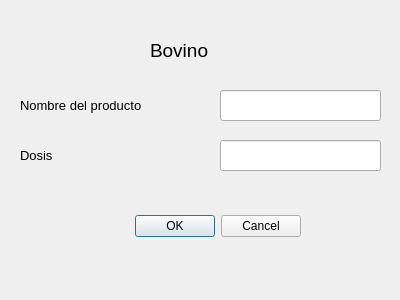
<?xml version="1.0" encoding="UTF-8"?>
<ui version="4.0">
 <class>Dialog</class>
 <widget class="QDialog" name="Dialog">
  <property name="geometry">
   <rect>
    <x>0</x>
    <y>0</y>
    <width>400</width>
    <height>300</height>
   </rect>
  </property>
  <property name="windowTitle">
   <string>Dialog</string>
  </property>
  <widget class="QDialogButtonBox" name="buttonBox">
   <property name="geometry">
    <rect>
     <x>100</x>
     <y>210</y>
     <width>201</width>
     <height>32</height>
    </rect>
   </property>
   <property name="orientation">
    <enum>Qt::Horizontal</enum>
   </property>
   <property name="standardButtons">
    <set>QDialogButtonBox::Cancel|QDialogButtonBox::Ok</set>
   </property>
  </widget>
  <widget class="QLabel" name="label">
   <property name="geometry">
    <rect>
     <x>150</x>
     <y>30</y>
     <width>201</width>
     <height>41</height>
    </rect>
   </property>
   <property name="font">
    <font>
     <pointsize>14</pointsize>
    </font>
   </property>
   <property name="text">
    <string>Bovino</string>
   </property>
  </widget>
  <widget class="QLabel" name="label_2">
   <property name="geometry">
    <rect>
     <x>20</x>
     <y>90</y>
     <width>161</width>
     <height>31</height>
    </rect>
   </property>
   <property name="font">
    <font>
     <pointsize>10</pointsize>
    </font>
   </property>
   <property name="text">
    <string>Nombre del producto</string>
   </property>
  </widget>
  <widget class="QLineEdit" name="lineEdit">
   <property name="geometry">
    <rect>
     <x>220</x>
     <y>90</y>
     <width>161</width>
     <height>31</height>
    </rect>
   </property>
   <property name="font">
    <font>
     <pointsize>10</pointsize>
    </font>
   </property>
  </widget>
  <widget class="QLabel" name="label_3">
   <property name="geometry">
    <rect>
     <x>20</x>
     <y>140</y>
     <width>161</width>
     <height>31</height>
    </rect>
   </property>
   <property name="font">
    <font>
     <pointsize>10</pointsize>
    </font>
   </property>
   <property name="text">
    <string>Dosis</string>
   </property>
  </widget>
  <widget class="QLineEdit" name="lineEdit_2">
   <property name="geometry">
    <rect>
     <x>220</x>
     <y>140</y>
     <width>161</width>
     <height>31</height>
    </rect>
   </property>
   <property name="font">
    <font>
     <pointsize>10</pointsize>
    </font>
   </property>
  </widget>
 </widget>
 <resources/>
 <connections>
  <connection>
   <sender>buttonBox</sender>
   <signal>accepted()</signal>
   <receiver>Dialog</receiver>
   <slot>accept()</slot>
   <hints>
    <hint type="sourcelabel">
     <x>248</x>
     <y>254</y>
    </hint>
    <hint type="destinationlabel">
     <x>157</x>
     <y>274</y>
    </hint>
   </hints>
  </connection>
  <connection>
   <sender>buttonBox</sender>
   <signal>rejected()</signal>
   <receiver>Dialog</receiver>
   <slot>reject()</slot>
   <hints>
    <hint type="sourcelabel">
     <x>316</x>
     <y>260</y>
    </hint>
    <hint type="destinationlabel">
     <x>286</x>
     <y>274</y>
    </hint>
   </hints>
  </connection>
 </connections>
</ui>
